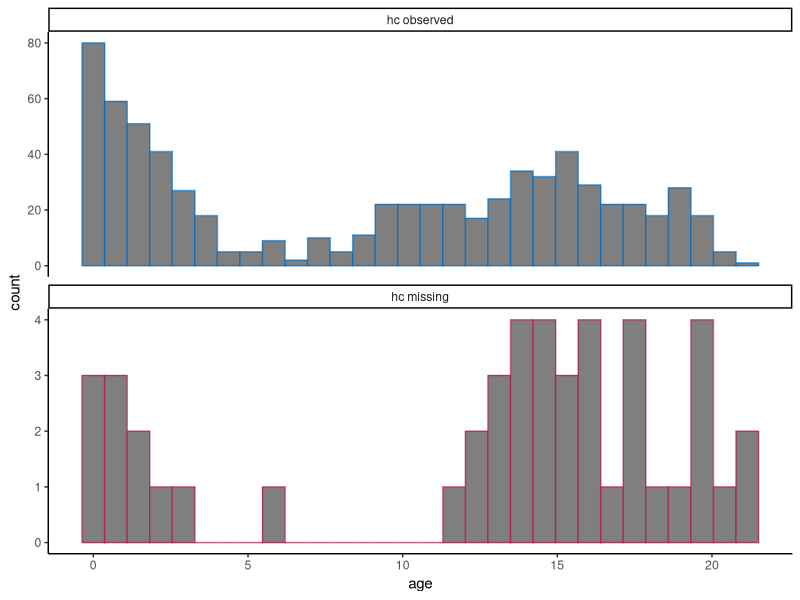
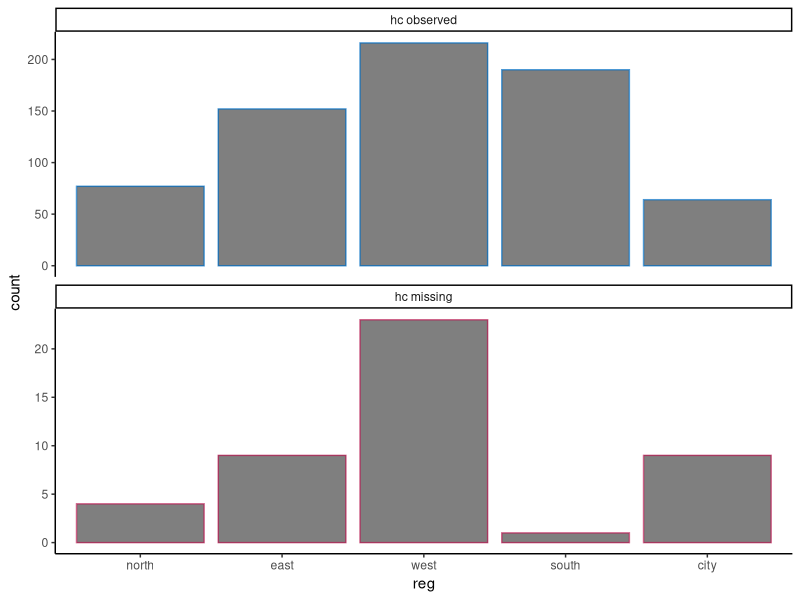
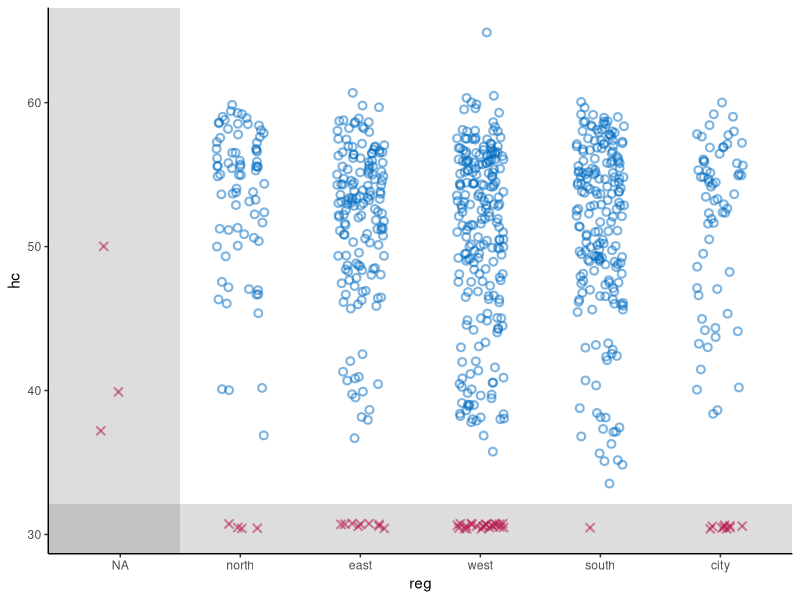
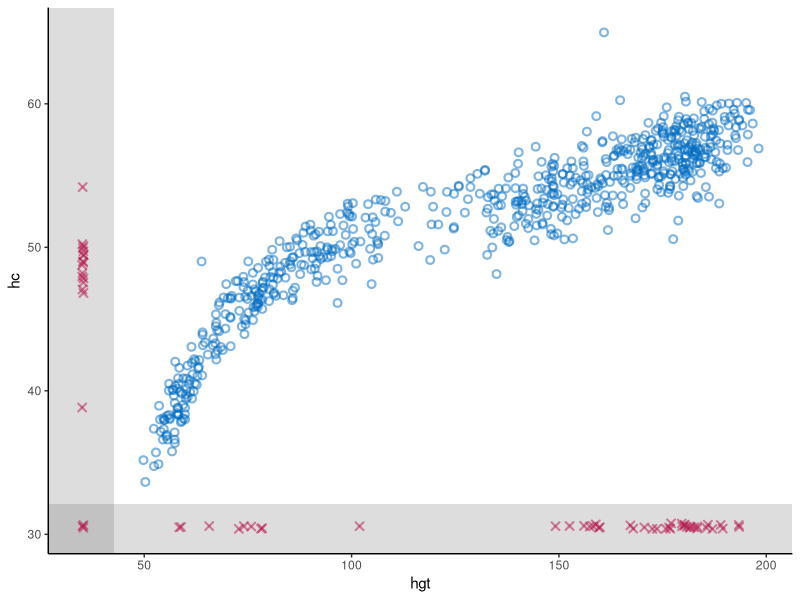
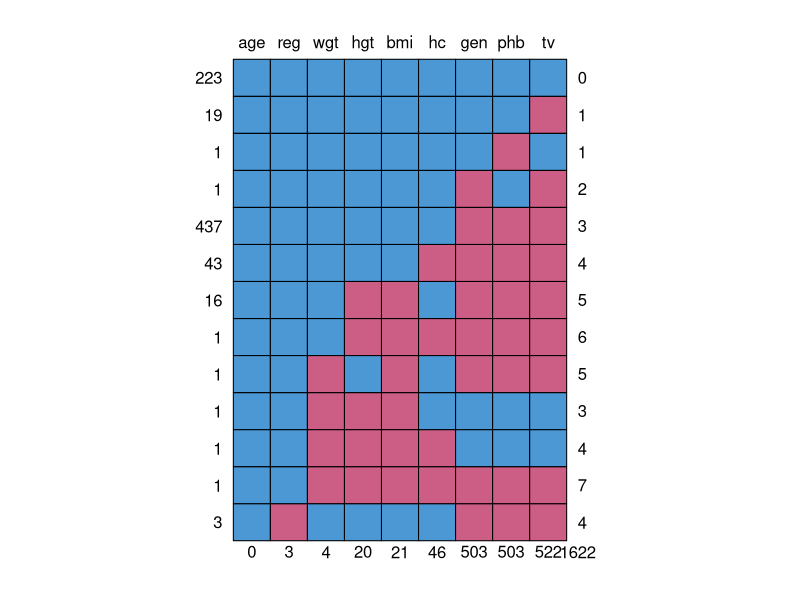
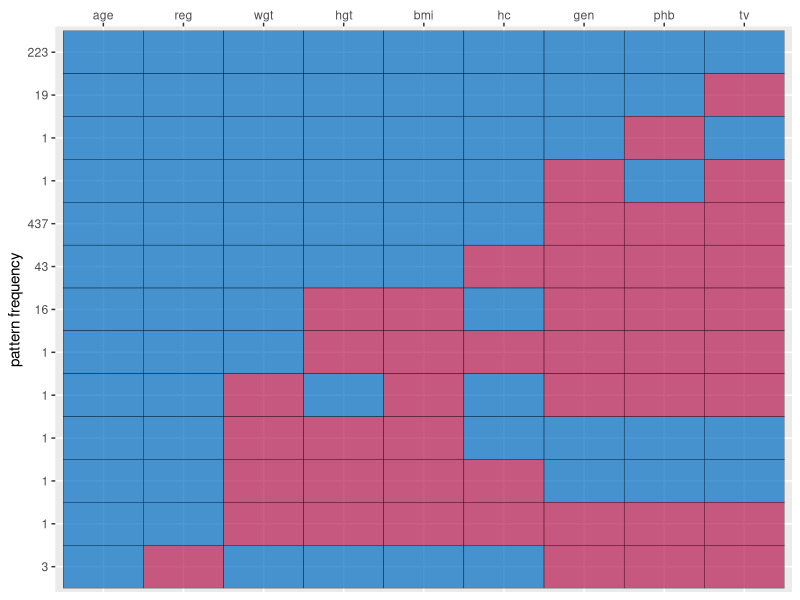
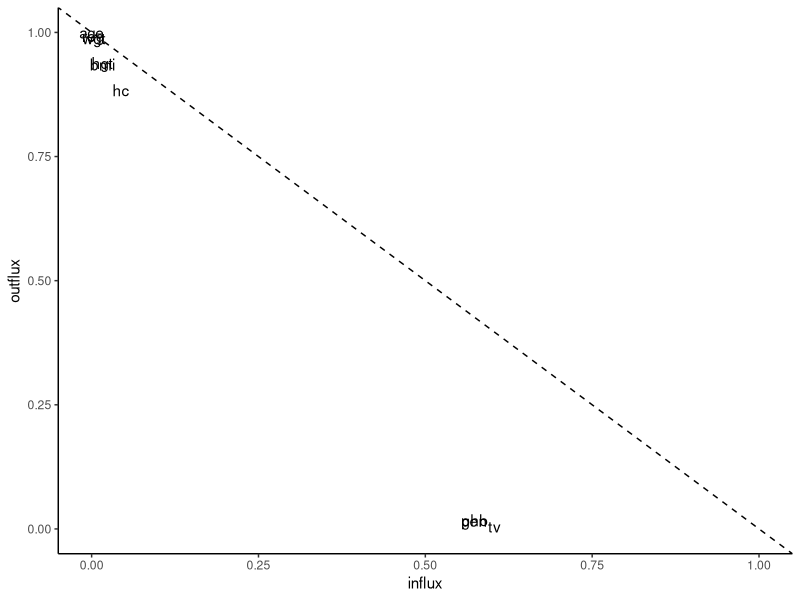

Write the R code that produced these figures, in order. (Note: this script raises an error after producing the figures.)
## ---- chunk 1
knitr::opts_chunk$set(
  collapse = TRUE,
  comment = "#>",
  warning = FALSE, 
  message = FALSE,
  fig.width = 6, 
  fig.height = 6
)
## ---- chunk 2
# set-up environment
# library(shinymice)
library(tidyverse)
`%nin%` <- Negate(`%in%`)

# example dataset
dat <- mice::boys
# example mids object
imp <- mice::mice(dat, printFlag = FALSE)

# define mice theme
theme_mice <- function() {
  # move this outside of the function to unnecessary avoid re-running
  ggplot2::update_geom_defaults("point", list(
    shape = 21,
    size = 1.9,
    stroke = 1.1,
    alpha = 0.5
  ))
  ggplot2::update_geom_defaults("boxplot", list(
    size = 1
  ))
  ggplot2::update_geom_defaults("line", list(
    size = 1
  ))
  # the actual theme settings
  theme <- list(
    ggplot2::theme_classic(),
    ggplot2::theme(legend.position = "top"),
    ggplot2::scale_color_manual(
      values = c(
        "observed" = mice:::mdc(1),
        "missing" = mice:::mdc(2),
        "imputed" = mice:::mdc(2)
      )
    ),
    ggplot2::scale_fill_manual(
      values = c(
        "observed" = mice:::mdc(1),
        "missing" = mice:::mdc(2),
        "imputed" = mice:::mdc(2)
      )
    ),
    ggplot2::labs(color = NULL, fill = NULL, size = NULL)
  )
  return(theme)
}
## ---- chunk 3
# histogram/density plot
# plot_conditional <- function(dat, x, z) {
#   if (is.numeric(dat[[x]])) {
#     geom <- ggplot2::geom_density(ggplot2::aes(x = .data[[x]], y = ..count.., color = conditional))
#   } else {
#     geom <-
#       ggplot2::geom_bar(
#         ggplot2::aes(x = .data[[x]], color = conditional),
#         position = ggplot2::position_dodge(),
#         fill = "white"
#       )
#   }
#   dat %>%
#     dplyr::mutate(conditional = factor(
#       is.na(.data[[z]]),
#       levels = c(TRUE, FALSE),
#       labels = c("missing", "observed")
#     )) %>%
#     ggplot2::remove_missing(., vars = x) %>%
#     ggplot2::ggplot() +
#     geom +
#     theme_mice() +
#     ggplot2::labs(color = paste(z)) +
#     theme(legend.position = "top")
# }

plot_conditional <- function(dat, x, z) {
  # define graphing elements to add to plot
  if (is.numeric(dat[[x]])) { # for continuous variables
    geom <-
      ggplot2::geom_histogram()
  } else { # for categorical variables
    geom <-
      ggplot2::geom_bar()
  }
  
  # preprocess the data
  dat[!is.na(dat[[x]]), ] %>%
    dplyr::mutate(conditional = factor(
      is.na(.data[[z]]),
      levels = c(FALSE, TRUE),
      labels = c("observed", "missing")
    )) %>%
    # plot
    ggplot2::ggplot(ggplot2::aes(
        x = .data[[x]],
        color = conditional,
        fill = "white"
      )) +
    geom +
    # split by conditional variable
    ggplot2::facet_wrap(
      ~ conditional,
      ncol = 1,
      scales = "free_y",
      labeller = ggplot2::labeller(conditional = c(
        paste(z, "observed"), paste(z, "missing")
      ) %>% setNames(c(
        "observed", "missing"
      )))
    ) +
    # style
    theme_mice() +
    theme(legend.position = "none")
}

plot_conditional(dat, x = "age", z = "hc")
plot_conditional(dat, x = "reg", z = "hc")
## ---- chunk 4
# scatterplot
plot_bivariate <- function(dat, x, y) {
  # define graphing elements to add to plot later
  # set NA value and scale for variable x
  if (is.numeric(dat[[x]])) {
    NA_x <-
      min(dat[[x]], na.rm = TRUE) - .1 * diff(range(dat[[x]], na.rm = TRUE))
    shade_x <-
      min(dat[[x]], na.rm = TRUE) - .05 * diff(range(dat[[x]], na.rm = TRUE))
    scale_x <- NULL
  } else {
    NA_x <- "NA"
    shade_x <- 1.5
    scale_x <-
      ggplot2::scale_x_discrete(limits = c("NA", levels(dat[[x]])))
  }
  
  # set NA value and scale for variable y
  if (is.numeric(dat[[y]])) {
    NA_y <-
      min(dat[[y]], na.rm = TRUE) - .1 * diff(range(dat[[y]], na.rm = TRUE))
    shade_y <-
      min(dat[[y]], na.rm = TRUE) - .05 * diff(range(dat[[y]], na.rm = TRUE))
    scale_y <- NULL
  } else {
    NA_y <- "NA"
    shade_y <- 1.5
    scale_y <-
      ggplot2::scale_y_discrete(limits = c("NA", levels(dat[[y]])))
  }
  
  # add geom for NAs in the x space
  if (any(is.na(dat[[x]]))) {
    geom_x <- ggplot2::geom_point(
      position = ggplot2::position_jitter(width = 0.2, height = 0.2),
      color = mice:::mdc(2),
      shape = 4,
      mapping = ggplot2::aes(x = NA_x, y = .data[[y]]),
      data = dat[is.na(dat[[x]]),]
    )
  } else {
    geom_x <- NULL
  }
  
  # add geom for NAs in the y space
  if (any(is.na(dat[[y]]))) {
    geom_y <- ggplot2::geom_point(
      position = ggplot2::position_jitter(width = 0.2, height = 0.2),
      color = mice:::mdc(2),
      shape = 4,
      mapping = ggplot2::aes(x = .data[[x]], y = NA_y),
      data = dat[is.na(dat[[y]]),]
    )
  } else{
    geom_y <- NULL
  }
  
  # add geom for NAs in the x-y space
  if (any(is.na(dat[[x]]) & is.na(dat[[y]]))) {
    geom_xy <- ggplot2::geom_point(
      position = ggplot2::position_jitter(width = 0.2, height = 0.2),
      color = mice:::mdc(2),
      shape = 4,
      mapping = ggplot2::aes(x = NA_x, y = NA_y),
      data = dat[is.na(dat[[x]]) & is.na(dat[[y]]),]
    )
  } else{
    geom_xy <- NULL
  }
  
  # plot
  p <- dat %>% ggplot2::ggplot() +
    # plot observed datapoints in x-y space
    ggplot2::geom_point(
      ggplot2::aes(x = .data[[x]], y = .data[[y]]),
      position = ggplot2::position_jitter(width = 0.2, height = 0.2),
      color = mice::mdc(1)
    ) +
    # add area for NAs in the x space
    ggplot2::annotate(
      "rect",
      xmin = -Inf,
      xmax = shade_x,
      ymin = -Inf,
      ymax = Inf,
      alpha = 0.2
    ) +
    # add area for NAs in the y space
    ggplot2::annotate(
      "rect",
      xmin = -Inf,
      xmax = Inf,
      ymin = -Inf,
      ymax = shade_y,
      alpha = 0.2
    ) +
    # add NAs 
    geom_x +
    geom_y +
    geom_xy +
    # style graph
    theme_mice() +
    scale_x +
    scale_y 
  
  # output
  return(p)
}

# test
plot_bivariate(dat, x = "reg", y = "hc")
plot_bivariate(dat, x = "hgt", y = "hc") 
## ---- chunk 5
# prepare md pattern
pat <- mice::md.pattern(dat)
vrb <- colnames(pat)[-ncol(pat)]
(n_pat_obs <- as.numeric(rownames(pat))[-nrow(pat)])
(n_vrb_inc <- as.numeric(pat[, ncol(pat)]))
(n_val_mis <- as.numeric(pat[nrow(pat),])[-ncol(pat)])
colnames(pat) <- c(vrb, "n_vrb_inc")
clean_pat <- pat[-nrow(pat),] %>% 
  cbind(., n_pat_obs, pat_nr = 1:nrow(.))

# make the pattern tidy
long_pat <- clean_pat %>% 
  as.data.frame() %>% 
  tidyr::pivot_longer(cols = all_of(vrb), names_to = "vrb", values_to = "obs") %>% 
  cbind(., n_val_mis) %>% 
  dplyr::mutate(pat_nr = factor(pat_nr, levels = 1:max(pat_nr)))

# plot the md pattern
(p <- long_pat %>%
  ggplot2::ggplot() +
  ggplot2::geom_tile(ggplot2::aes(x = vrb, y = pat_nr, fill = as.factor(obs), group = n_vrb_inc), color = "black") +
  ggplot2::theme(legend.position = "none") +
  ggplot2::scale_fill_manual(values = c("1" = mice:::mdc(1), "0" = mice:::mdc(2))) +
  ggplot2::scale_y_discrete(limits = rev(levels(long_pat$pat_nr)),
                            labels = rev(as.character(n_pat_obs))) +
  ggplot2::scale_x_discrete(limits = vrb, position = "top") + #, labels = as.character(n_val_mis)) +
  ggplot2::labs(x = NULL, y = "pattern frequency")
)

## ---- chunk 6
# plot in- and outflux of incomplete data
plot_flux <- function(dat){
  flx <- mice::flux(dat)
  p <- flx %>% ggplot2::ggplot() +
    ggplot2::geom_text(
      ggplot2::aes(x = influx, y = outflux, label = rownames(flx))
    ) +
    geom_abline(intercept = 1, slope = -1, linetype = "dashed") +
    lims(x = c(0,1), y = c(0,1)) +
    theme_classic()
  return(p)
}
plot_flux(dat)
## ---- chunk 7

# make chain means and variances tidy
preprocess_thetas <- function(imp) {
  d <- imp$chainMean %>%
    dplyr::na_if(., "NaN") %>%
    as.data.frame() %>%
    dplyr::mutate(var = row.names(.), theta = "Chain means") %>%
    rbind(
      .,
      imp$chainVar %>%
        sqrt() %>%
        as.data.frame(.) %>%
        dplyr::mutate(var = row.names(.), theta = "Chain standard deviations")
    ) %>%
    tidyr::pivot_longer(-c(var, theta)) %>%
    cbind(.it = as.integer(1:imp$iteration),
          .imp = as.factor(rep(1:imp$m, each = imp$iteration)))
  return(d)
}
# test
trace_dat <- preprocess_thetas(imp)

trace_one_variable <- function(d, x) {
  # plot one variable
  p <- d[d$var == x,] %>%
    ggplot2::ggplot() +
    ggplot2::geom_line(ggplot2::aes(x = .it, y = value, color = .imp)) +
    ggplot2::facet_wrap( ~ theta, scales = "free", ncol = 2) +
    ggplot2::theme_classic() +
    ggplot2::theme(
      strip.background = element_rect(colour = "white"),
      strip.text = element_text(face = "bold", size = 11),
      legend.position = "bottom"
    ) +
    ggplot2::labs(x = "Iteration",
                  y = paste0("Variable: '", x, "'"),
                  color = "Imputation")
  # show message to user when variable is completely observed
  if (all(is.na(p$data$value))) {
    p <-
      p + ggplot2::geom_text(ggplot2::aes(
        x = median(as.numeric(d$.imp)),
        y = 0,
        label = "No \n imputations \n to show"
      ),
      color = "grey")
  }
  return(p)
}
#test
trace_one_variable(trace_dat, x = "hgt")
trace_one_variable(trace_dat, x = "age")
## ---- chunk 8
# preprocess
prepare_plotting <- function(mids, x, y = NULL) {
  # preprocess incomplete data
  d <-
    mids$data %>%
    dplyr::mutate(.id = rownames(.)) %>%
    .[c(x, y, ".id")] %>%
    cbind(.imp = 0)
  
  # preprocess imputations
  imps <- mids$imp[[x]] %>%
    dplyr::mutate(.id = row.names(.)) %>%
    tidyr::pivot_longer(
      cols = 1:mids$m,
      names_to = ".imp",
      values_to = x,
      names_transform = list(.imp = as.numeric)
    ) 
  
  # combine incomplete and imputed data
    cd <- d %>%
      dplyr::bind_rows(., imps) %>%
      dplyr::mutate(imputed = ifelse(.imp > 0, 'imputed', 'observed'))
  
  # output
  return(cd)
}

# test 
x = "hc"
y = "reg"
plot_dat <- prepare_plotting(mids = imp, x = x, y = y)
# # with second variable
# plot_dat2 <- prepare_plotting(mids = imp, x = y, y = x)
# a <- dplyr::full_join(plot_dat, plot_dat2)
## ---- chunk 9
# stripplot
m = 5
geom_stripplot <- function(x, m, ...) {
  p <- list(
    ggplot2::geom_jitter(
      ggplot2::aes(
        x = as.factor(.data$.imp),
        y = .data[[x]],
        color = .data$imputed
      ),
      height = 0,
      width = 0.25, 
      ...
    ),
    ggplot2::scale_x_discrete(limits = as.character(0:m)),
    ggplot2::labs(
      x = "Imputation (0 = observed data)",
      y = paste0("Variable: '", x, "'"),
      color = "",
      fill = "",
      size = ""
    )
  )
  return(p)
}

plot_dat %>%
  ggplot2::ggplot() +
  geom_stripplot(x, m)
## ---- chunk 10

plot_dat %>%
  ggplot2::ggplot() +
  geom_stripplot(x, m) +
  theme_mice()
## ---- chunk 11
geom_bwplot <- function(x, m){
  list(
    ggplot2::geom_boxplot(
      ggplot2::aes(
        x = as.factor(.data$.imp),
        y = .data[[x]],
        color = .data$imputed
      ),
      width = 0.5
    ),
    ggplot2::scale_x_discrete(limits = as.character(0:m)),
    ggplot2::xlab(
      "Imputation (0 = observed data)")
    )
}

plot_dat %>% 
  ggplot2::ggplot() +
  geom_bwplot(x, m = imp$m) + 
  theme_mice()

# try to combine this with the stripplot??
plot_dat %>%
  ggplot2::ggplot() +
  geom_bwplot(x, m) + 
  geom_stripplot(x, m, alpha = 0.1) +
  theme_mice()

## ---- chunk 12
geom_densityplot <- function(x, m){
  list(ggplot2::geom_density(
    ggplot2::aes(
    x = .data[[x]],
    group = .data$.imp,
    color = .data$imputed,
    size = .data$imputed)),
    ggplot2::scale_size_manual(guide = "none", values = c(0.5, 1) %>% setNames(c("imputed", "observed")))
)}


plot_dat[!is.na(plot_dat[[x]]), ] %>%  
  ggplot2::ggplot() +
  geom_densityplot(x, m = imp$m) + 
  theme_mice()


## ---- chunk 13
# At some point, try to do this for histograms too? See https://github.com/amices/shinyMice/blob/Enhancements/R/gg.barplot.R

# geom_densityplot <- function(x, m){
#   list(ggplot2::geom_density(
#     ggplot2::aes(
#     x = .data[[x]],
#     group = .data$.imp,
#     color = .data$imputed,
#     size = .data$imputed)),
#     ggplot2::scale_size_manual(values = c(0.5, 1) %>% setNames(c("imputed", "observed")))
# )}
# 
# plot_dat %>% 
#   ggplot2::ggplot() +
#   geom_densityplot(x, m = imp$m) + 
#   theme_mice()
## ---- chunk 14
# better preprocessing function??
x = "hgt"
y = "hc"

# extract imputations
imps <- imp %>%
  mice::complete("long")

preprocess_imps <- function(imp, x, y = NULL) {
  if (is.null(y)) {
    y <- x
  }
  # combine observed and imputed data
  xy_obs <- imp$data %>%
    cbind(datapoint = "observed",
          .imp = 0,
          .id = 1:nrow(.),
          .) %>%
    .[!is.na(imp$data[[x]]) &
        !is.na(imp$data[[y]]), ]
  xy_imps <- imps %>% 
    cbind(datapoint = "imputed", .) %>% 
    .[imps$.id %nin% xy_obs$.id,]
  xy_dat <- rbind(xy_obs, xy_imps)
  return(xy_dat)
}


xy_dat <- imp %>% preprocess_imps(x = "hgt", y = "hc")
# two implementations, last one is more efficient
# xy_obs %>%
#   ggplot2::ggplot(ggplot2::aes(
#     x = .data[[x]],
#     y = .data[[y]],
#     group = .id,
#     color = datapoint
#   )) +
#   ggplot2::geom_point() +
#   ggplot2::geom_point(data = xy_imps)  +
#   theme_mice() +
#   labs(color = NULL)

xy_dat %>%
  ggplot2::ggplot() +
  ggplot2::geom_point(ggplot2::aes(
    x = .data[[x]],
    y = .data[[y]],
    group = .id,
    color = datapoint
  )) +
  theme_mice() +
  labs(color = NULL)

# geom_scatter <- ggplot2::geom_point(ggplot2::aes(
#     x = .data[[x]],
#     y = .data[[y]],
#     group = .id,
#     color = datapoint
#   ))

# maybe do something like this for the other imp plots??
x = "hc"
imp %>% preprocess_imps(x) %>% 
  ggplot2::ggplot() +
  theme_mice() +
  ggplot2::geom_boxplot(
      ggplot2::aes(
        x = as.factor(.data$.imp), #x = factor(.data$.imp, levels = c(0, 1:imp$m), ordered = TRUE), use icw   scale_x_discrete(drop=FALSE)
        y = .data[[x]],
        color = .data$datapoint
      ),
      width = 0.5
    ) +
  ggplot2::geom_jitter(
      ggplot2::aes(
        x = as.factor(.data$.imp),
        y = .data[[x]],
        color = .data$datapoint
      ),
      height = 0,
      width = 0.25,
      alpha = 0.1) +
  ggplot2::xlab("Imputation (0 = observed data)") 


## ---- chunk 15
# get the predictor matrix and add the rownames as variable
(pred <-
   imp$predictorMatrix %>% as.data.frame() %>% cbind(vrb_to_imp = rownames(.), .))
# make the data tidy to plot
(long_pred <-
    pivot_longer(pred, cols = names(pred)[-1], names_to = "vrb_as_pred"))
# plot the predictor matrix
long_pred %>% 
  ggplot2::ggplot() + 
  ggplot2::geom_tile(ggplot2::aes(x = vrb_as_pred, y = vrb_to_imp, fill = as.factor(value)), color = "black") +
  ggplot2::theme(legend.position = "none")
